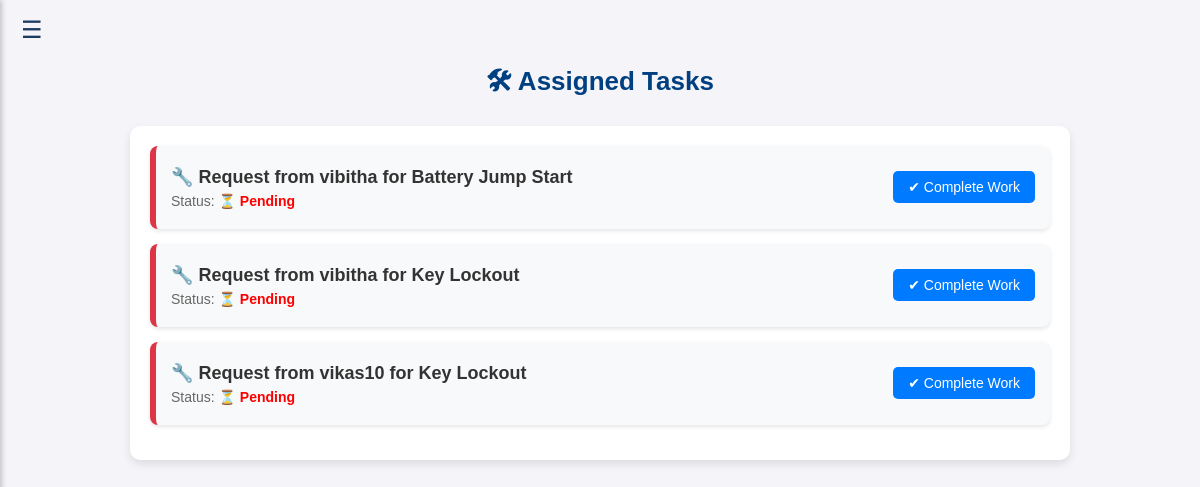
Page /work-details/ (signed in) on the committed database.
### Home/models.py (models this page shows, shortened)
class TaskAssignment(models.Model):
    user = models.ForeignKey(User, on_delete=models.CASCADE)  # Customer
    service_request = models.ForeignKey('ServiceRequest', on_delete=models.CASCADE)
    mechanic = models.ForeignKey('MechanicProfile', on_delete=models.CASCADE)
    assigned_date = models.DateTimeField(auto_now_add=True)
    status_choices = [('Pending', 'Pending'), ('In Progress', 'In Progress'), ('Completed', 'Completed')]
    status = models.CharField(max_length=20, choices=status_choices, default='Pending')

class ServiceRequest(models.Model):
    user = models.ForeignKey(User, on_delete=models.CASCADE)  # Logged-in user
    service = models.ForeignKey(ServiceProvided, on_delete=models.CASCADE)
    name = models.CharField(max_length=255)
    email = models.EmailField()
    contact_number = models.CharField(max_length=15)
    location = models.CharField(max_length=255)
    state = models.CharField(max_length=100)
    city = models.CharField(max_length=100)
    vehicle_reg_number = models.CharField(max_length=15)
    def __str__(self):
        return f"Request from {self.user.username} for {self.service.name}"

class ServiceProvided(models.Model):
    name = models.CharField(max_length=255)
    picture = models.ImageField(upload_to='services/')  # Main picture
    short_description = models.TextField()
    long_description = models.TextField()
    points_to_remember = models.TextField()
    additional_picture = models.ImageField(upload_to='services/', blank=True, null=True)  # Additional Picture

### Home/views.py (the view)
# urls.py: path('work-details/', views.mechanic_work_details, name='mechanic_work_details'),
def mechanic_work_details(request):
    assigned_tasks = TaskAssignment.objects.filter(mechanic=request.user.mechanicprofile)
    return render(request, 'workdetails.html', {'assigned_tasks': assigned_tasks})

### templates/workdetails.html (shortened to what this page needs)
{% extends 'base_mech.html' %}
{% block content %}
<h2 style="text-align: center; color: #004080; font-size: 26px; font-weight: bold; margin-bottom: 20px;">
    🛠 Assigned Tasks
</h2>
{% if assigned_tasks %}
    <div style="max-width: 900px; margin: auto; background: #ffffff; padding: 20px; border-radius: 10px; box-shadow: 0 4px 8px rgba(0, 0, 0, 0.1);">
        {% for task in assigned_tasks %}
            <div style="display: flex; align-items: center; justify-content: space-between; background: #f8f9fa; padding: 15px; margin-bottom: 15px; border-radius: 8px; border-left: 6px solid {% if task.mechanic_fill_details.exists %}#28a745{% else %}#dc3545{% endif %}; box-shadow: 0 2px 4px rgba(0, 0, 0, 0.1);">
                <div>
                    <p style="margin: 5px 0; font-size: 18px; font-weight: bold; color: #333;">
                        🔧 {{ task.service_request }}
                    </p>
                    <p style="margin: 5px 0; font-size: 14px; color: #666;">
                        Status:
                        {% if task.mechanic_fill_details.exists %}
                            <span style="color: green; font-weight: bold;">✔ Completed</span>
                        {% else %}
                            <span style="color: red; font-weight: bold;">⏳ Pending</span>
                        {% endif %}
                    </p>
                </div>
                <div>
                    {% if task.mechanic_fill_details.exists %}
                        <button disabled style="background: gray; color: white; border: none; padding: 8px 15px; border-radius: 5px; font-size: 14px;">
                            ✅ Completed
                        </button>
                    {% else %}
                        <a href="{% url 'fill_mechanic_details' task.id %}" style="text-decoration: none;">
                            <button style="background: #007bff; color: white; border: none; padding: 8px 15px; border-radius: 5px; font-size: 14px; cursor: pointer; transition: 0.3s;">
                                ✔ Complete Work
                            </button>
                        </a>
                    {% endif %}
                </div>
            </div>
        {% endfor %}
    </div>
{% else %}
    <p style="text-align: center; font-size: 18px; color: #777;">No assigned tasks found.</p>
{% endif %}
{% endblock %}

### templates/base_mech.html (style rules this page uses)
body { margin: 0; font-family: Arial, sans-serif; background-color: #f4f4f9; overflow-x: hidden; }

### rows in the picture
TaskAssignment: service_request "Request from vibitha for Battery Jump Start", shows "⏳ Pending", shows "✔ Complete Work"
TaskAssignment: service_request "Request from vibitha for Key Lockout", shows "⏳ Pending", shows "✔ Complete Work"
TaskAssignment: service_request "Request from vikas10 for Key Lockout", shows "⏳ Pending", shows "✔ Complete Work"
